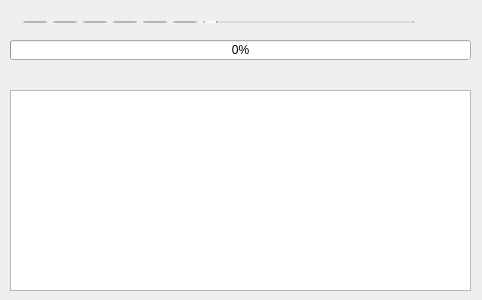
<?xml version="1.0" encoding="UTF-8"?>
<ui version="4.0">
 <class>Widget</class>
 <widget class="QWidget" name="Widget">
  <property name="geometry">
   <rect>
    <x>0</x>
    <y>0</y>
    <width>482</width>
    <height>300</height>
   </rect>
  </property>
  <property name="sizePolicy">
   <sizepolicy hsizetype="Maximum" vsizetype="Maximum">
    <horstretch>0</horstretch>
    <verstretch>0</verstretch>
   </sizepolicy>
  </property>
  <property name="windowTitle">
   <string>Simple Audio Player</string>
  </property>
  <widget class="QTableView" name="playlistView">
   <property name="geometry">
    <rect>
     <x>10</x>
     <y>90</y>
     <width>461</width>
     <height>201</height>
    </rect>
   </property>
  </widget>
  <widget class="QLabel" name="currentTrack">
   <property name="geometry">
    <rect>
     <x>150</x>
     <y>70</y>
     <width>161</width>
     <height>16</height>
    </rect>
   </property>
   <property name="text">
    <string/>
   </property>
  </widget>
  <widget class="QProgressBar" name="progressBar">
   <property name="geometry">
    <rect>
     <x>10</x>
     <y>40</y>
     <width>461</width>
     <height>20</height>
    </rect>
   </property>
   <property name="value">
    <number>0</number>
   </property>
  </widget>
  <widget class="QWidget" name="layoutWidget">
   <property name="geometry">
    <rect>
     <x>12</x>
     <y>10</y>
     <width>414</width>
     <height>24</height>
    </rect>
   </property>
   <layout class="QHBoxLayout" name="horizontalLayout">
    <item>
     <widget class="QToolButton" name="btn_add">
      <property name="icon">
       <iconset>
        <normaloff>:/buttons/plus.png</normaloff>:/buttons/plus.png</iconset>
      </property>
     </widget>
    </item>
    <item>
     <widget class="QToolButton" name="btn_play">
      <property name="text">
       <string>...</string>
      </property>
      <property name="icon">
       <iconset>
        <normaloff>:/buttons/play.png</normaloff>:/buttons/play.png</iconset>
      </property>
     </widget>
    </item>
    <item>
     <widget class="QToolButton" name="btn_pause">
      <property name="text">
       <string>...</string>
      </property>
      <property name="icon">
       <iconset>
        <normaloff>:/buttons/pause.png</normaloff>:/buttons/pause.png</iconset>
      </property>
     </widget>
    </item>
    <item>
     <widget class="QToolButton" name="btn_stop">
      <property name="text">
       <string>...</string>
      </property>
      <property name="icon">
       <iconset>
        <normaloff>:/buttons/stop.png</normaloff>:/buttons/stop.png</iconset>
      </property>
     </widget>
    </item>
    <item>
     <widget class="QToolButton" name="btn_previous">
      <property name="text">
       <string>...</string>
      </property>
      <property name="icon">
       <iconset>
        <normaloff>:/buttons/skip-previous.png</normaloff>:/buttons/skip-previous.png</iconset>
      </property>
     </widget>
    </item>
    <item>
     <widget class="QToolButton" name="btn_next">
      <property name="text">
       <string>...</string>
      </property>
      <property name="icon">
       <iconset>
        <normaloff>:/buttons/skip-next.png</normaloff>:/buttons/skip-next.png</iconset>
      </property>
     </widget>
    </item>
    <item>
     <widget class="QSlider" name="volume">
      <property name="orientation">
       <enum>Qt::Horizontal</enum>
      </property>
     </widget>
    </item>
   </layout>
  </widget>
 </widget>
 <layoutdefault spacing="6" margin="11"/>
 <resources>
  <include location="buttons.qrc"/>
  <include location="../../../../../../../../Downloads/simpleplayer/buttons.qrc"/>
 </resources>
 <connections/>
</ui>
